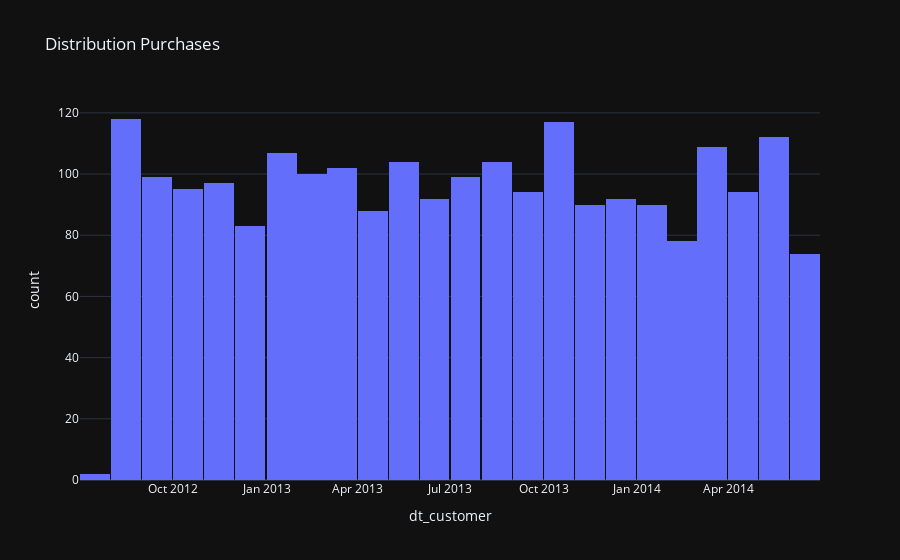

Notebook code cell kept with this figure:
### Code cell
px.histogram(df, x='dt_customer', title='Distribution Purchases')

### Figure 1 — Plotly figure (JSON) as saved in the notebook; plotly's stock layout.template omitted (floating-point values rounded to 4 significant figures; data arrays with more than 128 entries replaced by an {"elided": "..."} marker saying what was removed)
{"data": [{"alignmentgroup": "True", "bingroup": "x", "hovertemplate": "dt_customer=%{x}<br>count=%{y}<extra></extra>", "legendgroup": "", "marker": {"color": "#636efa", "pattern": {"shape": ""}}, "name": "", "offsetgroup": "", "orientation": "v", "showlegend": false, "x": {"elided": "2240 str values"}, "xaxis": "x", "yaxis": "y", "type": "histogram"}], "layout": {"xaxis": {"anchor": "y", "domain": [0.0, 1.0], "title": {"text": "dt_customer"}}, "yaxis": {"anchor": "x", "domain": [0.0, 1.0], "title": {"text": "count"}}, "legend": {"tracegroupgap": 0}, "title": {"text": "Distribution Purchases"}, "barmode": "relative"}}
